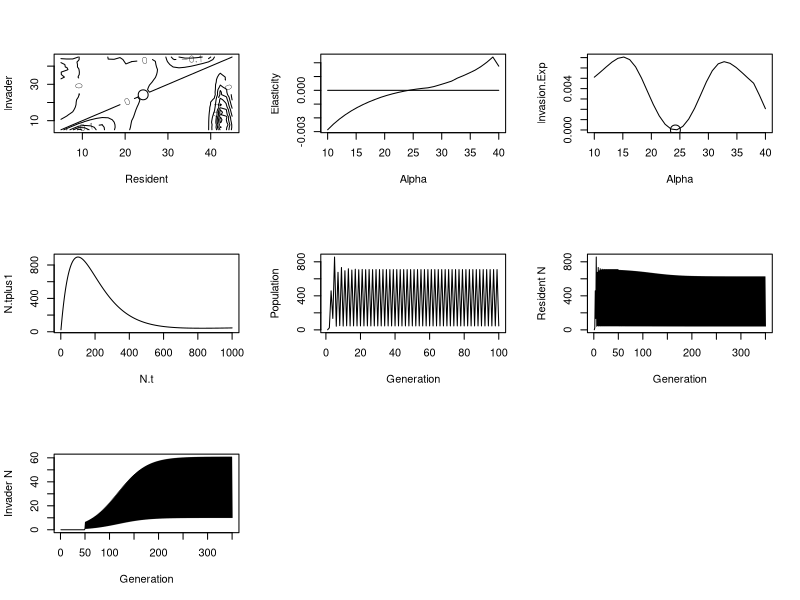

Source code (R):
# Assumptions
# 1. Population size is governed by both density dependent and independent factors.
# 2. The density dependent components of fecundity and survival are negatively related.
# 3. The above function generates complex population dynamics.


rm(list=ls())
par(mfrow=c(3,3))

Ps = c(0.1, 0.5, 0.7, 0.9)
Maxgen = 100

dd = function(alpha, n1, n2) {
    a.min <- 1.0; a.max <- 50.0
    b.min <- 0.0; b.max <- 0.9
    beta <- 0.01
    a <- 20.0
    aa <- (alpha - a.min) / (a.max - a.min)
    s <- (b.max - b.min) * (1 - aa) / (1 + a * aa)
    n <- n1 * (alpha*exp(-beta*n2) + s)
    
    return(n)
}    

pop.dynamics = function(alpha) {
    a.resident <- alpha[1]
    a.invader <- alpha[2]
    maxgen1 <- 50
    maxgen2 <- 300
    tot.gen <- maxgen1 + maxgen2

    n.resident <- n.invader <- matrix(0, tot.gen)
    n.resident[1] <- 1
    n.invader[maxgen1] <-1

    # resdident generations
    for(i in 2:maxgen1) {
        n <- n.resident[i-1]
        n.resident[i] <- dd(a.resident, n, n) # density effect
    }

    # introduce invader
    for(i in (maxgen1+1):tot.gen) {
        n <- n.resident[i-1] + n.invader[i-1]
        n.resident[i] <- dd(a.resident, n.resident[i-1], n)
        n.invader[i] <- dd(a.invader, n.invader[i-1], n)
    }

    gen.start <- 10 + maxgen1
    gen.end <- tot.gen
    generation <- seq(from=1, to=gen.end)
    # linear regression
    invasion.model <- lm(log(n.invader[gen.start:gen.end]) ~ generation[gen.start:gen.end])
    # elasticity value = regression slope
    elasticity <- invasion.model$coeff[2]
    
    return(elasticity)
}


##### MAIN PROGRAM ####
Best.Alpha = 24.21837

N.Int = 30
Low = 5
High = 45
A.Resident = A.Invader = seq(from=Low, to=High, length=N.Int)
D = expand.grid(A.Resident, A.Invader)

Z = apply(D, 1, pop.dynamics)
Z.Mat = matrix(Z, N.Int, N.Int)
contour(A.Resident, A.Invader, Z.Mat, xlab='Resident', ylab='Invader')
points(Best.Alpha, Best.Alpha, cex=2)


# Elasticity analysis
dd2 = function(alpha, n1, n2) {
    # no change from dd
    dd(alpha, n1, n2)
}

pop.dynamics2 = function(x, coeff) {
    alpha.resident <- x
    alpha.invader <- alpha.resident * coeff
    alpha <- c(alpha.resident, alpha.invader)
    pop.dynamics(alpha)
}

Min.A = 10; Max.A = 40
Coeff = 0.995
# calculate optimum
Optimum = uniroot(pop.dynamics2, interval=c(Min.A, Max.A), Coeff)
Best.Alpha = Optimum$root
print('Optimum reproductive effort')
print(Best.Alpha)

# plot elasticity vs alpha
N.Int = 30
Low = Min.A
High = Max.A
Alpha = matrix(seq(from=Low, to=High, length=N.Int), N.Int, 1)
Elasticity = apply(Alpha, 1, pop.dynamics2, Coeff)
plot(Alpha, Elasticity, type='l')
lines(c(Low, High), c(0, 0))

Coeffs = Alpha / Best.Alpha
Invasion.Exp = matrix(0, N.Int, 1) # allocate matrix
# calculate invasion coefficient
for(i in 1:N.Int) {
    Invasion.Exp[i] = pop.dynamics2(Best.Alpha, Coeffs[i])
}

plot(Alpha, Invasion.Exp, type='l')
points(Best.Alpha, 0, cex=2)

# plot N(t+1) vs N(t)
N0 = 1
N = 1000
N.t = seq(from=N0, to=N)
N.tplus1 = matrix(0, N)
for(i in N0:N) {
    N.tplus1[i] = dd2(Best.Alpha, N.t[i], N.t[i])
}
plot(N.t, N.tplus1, type='l')

# plot N(t) vs t
N0 = 1
N = 100

N.t = matrix(0, N)
N.t[1] = 1
for(i in (N0+1):N) {
    N.t[i] = dd2(Best.Alpha, N.t[i-1], N.t[i-1])
}
plot(seq(from=N0, to=N), N.t, type='l', xlab='Generation', ylab='Population')


# Invasibility 3
dd3 = function(alpha, n1, n2) {
    #same as previous
    dd(alpha, n1, n2)
}

pop.dynamics3 = function(x, coeff) {
    a.resident <- x
    a.invader <- x * coeff
    maxgen1 <- 50
    maxgen2 <- 300
    tot.gen <- maxgen1 + maxgen2

    n.resident <- n.invader <- matrix(0, tot.gen)
    n.resident[1] <- 1
    n.invader[maxgen1] <-1

    # resident generations
    for(i in 2:maxgen1) {
        n <- n.resident[i-1]
        n.resident[i] <- dd3(a.resident, n, n) # density effect
    }

    # introduce invader
    for(i in (maxgen1+1):tot.gen) {
        n <- n.resident[i-1] + n.invader[i-1]
        n.resident[i] <- dd3(a.resident, n.resident[i-1], n)
        n.invader[i] <- dd3(a.invader, n.invader[i-1], n)
    }

    generation <- seq(from=1, to=tot.gen)

    plot(generation, n.resident, xlab='Generation', ylab='Resident N', type='l')
    plot(generation, n.invader, xlab='Generation', ylab='Invader N', type='l')
}    

Invader.Alpha = 10
pop.dynamics3(Best.Alpha, Invader.Alpha/Best.Alpha)
